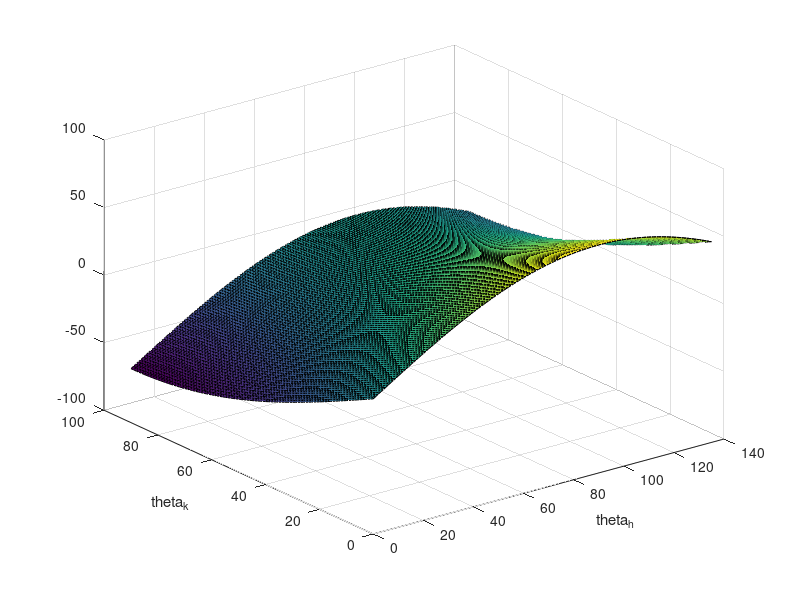
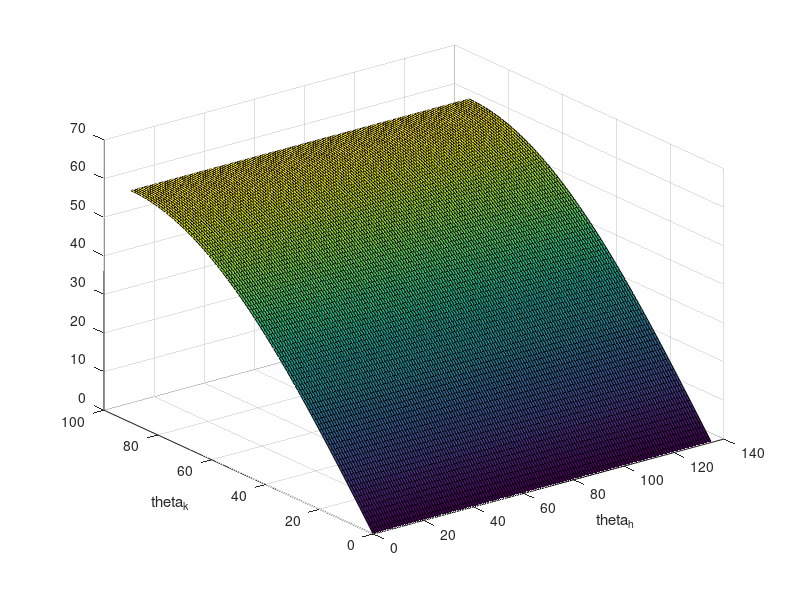

Write the MATLAB code that produced these figures, in order.
l_u = 0.4/2;
l_l = 0.35/2;
F_g = (70 * 9.81)/2;

[theta_h, theta_k] = meshgrid(0:135, 0:90);
M_h = sind(theta_h) * l_u * F_g - sind(theta_k) * l_l * F_g;
M_k = sind(theta_k) * l_l * F_g;

figure(1);
surf(theta_h, theta_k, M_h)
xlabel('theta_h')
ylabel('theta_k')

figure(2);
surf(theta_h, theta_k, M_k)
xlabel('theta_h')
ylabel('theta_k')
